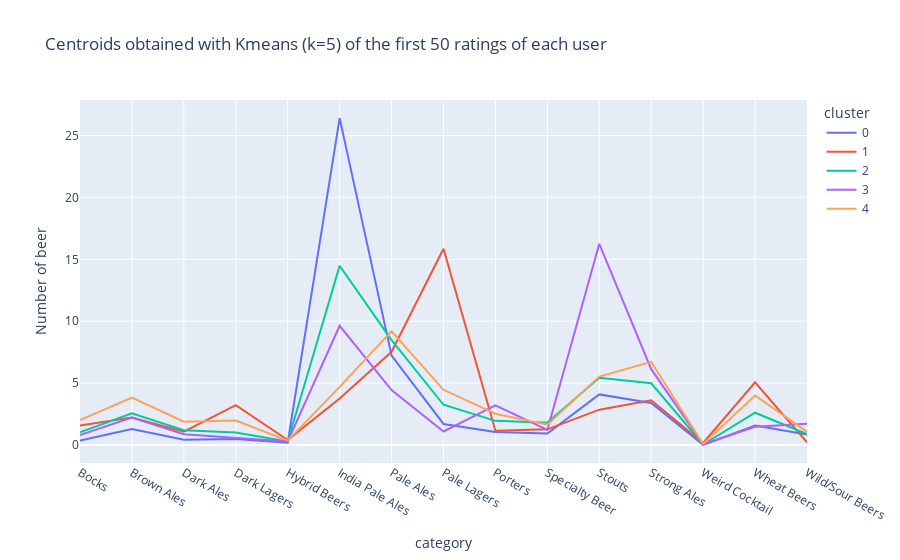

Here is the notebook cell this chart was saved with:
### Code cell
fig = px.line(df_cluster_beer_5, x="category", y="Number of beer", color="cluster", 
              title="Centroids obtained with Kmeans (k=5) of the first 50 ratings of each user")
fig.show()
#fig.write_html("centroid_first_5_justification.html")

### Figure 1 — Plotly figure (JSON) as saved in the notebook; plotly's stock layout.template omitted (floating-point values rounded to 4 significant figures)
{"data": [{"hovertemplate": "cluster=0<br>category=%{x}<br>Number of beer=%{y}<extra></extra>", "legendgroup": "0", "line": {"color": "#636efa", "dash": "solid"}, "marker": {"symbol": "circle"}, "mode": "lines", "name": "0", "orientation": "v", "showlegend": true, "type": "scatter", "x": ["Bocks", "Brown Ales", "Dark Ales", "Dark Lagers", "Hybrid Beers", "India Pale Ales", "Pale Ales", "Pale Lagers", "Porters", "Specialty Beer", "Stouts", "Strong Ales", "Weird Cocktail", "Wheat Beers", "Wild/Sour Beers"], "xaxis": "x", "y": [0.3723, 1.292, 0.4307, 0.4891, 0.1971, 26.4, 7.219, 1.701, 1.058, 0.927, 4.088, 3.394, 0.0146, 1.577, 0.8394], "yaxis": "y"}, {"hovertemplate": "cluster=1<br>category=%{x}<br>Number of beer=%{y}<extra></extra>", "legendgroup": "1", "line": {"color": "#EF553B", "dash": "solid"}, "marker": {"symbol": "circle"}, "mode": "lines", "name": "1", "orientation": "v", "showlegend": true, "type": "scatter", "x": ["Bocks", "Brown Ales", "Dark Ales", "Dark Lagers", "Hybrid Beers", "India Pale Ales", "Pale Ales", "Pale Lagers", "Porters", "Specialty Beer", "Stouts", "Strong Ales", "Weird Cocktail", "Wheat Beers", "Wild/Sour Beers"], "xaxis": "x", "y": [1.582, 2.214, 1.082, 3.214, 0.4082, 3.765, 7.531, 15.86, 1.153, 1.265, 2.857, 3.612, 0.1633, 5.071, 0.2245], "yaxis": "y"}, {"hovertemplate": "cluster=2<br>category=%{x}<br>Number of beer=%{y}<extra></extra>", "legendgroup": "2", "line": {"color": "#00cc96", "dash": "solid"}, "marker": {"symbol": "circle"}, "mode": "lines", "name": "2", "orientation": "v", "showlegend": true, "type": "scatter", "x": ["Bocks", "Brown Ales", "Dark Ales", "Dark Lagers", "Hybrid Beers", "India Pale Ales", "Pale Ales", "Pale Lagers", "Porters", "Specialty Beer", "Stouts", "Strong Ales", "Weird Cocktail", "Wheat Beers", "Wild/Sour Beers"], "xaxis": "x", "y": [1.034, 2.56, 1.191, 1.007, 0.2867, 14.48, 8.471, 3.253, 1.952, 1.809, 5.43, 4.986, 0.04096, 2.611, 0.8908], "yaxis": "y"}, {"hovertemplate": "cluster=3<br>category=%{x}<br>Number of beer=%{y}<extra></extra>", "legendgroup": "3", "line": {"color": "#ab63fa", "dash": "solid"}, "marker": {"symbol": "circle"}, "mode": "lines", "name": "3", "orientation": "v", "showlegend": true, "type": "scatter", "x": ["Bocks", "Brown Ales", "Dark Ales", "Dark Lagers", "Hybrid Beers", "India Pale Ales", "Pale Ales", "Pale Lagers", "Porters", "Specialty Beer", "Stouts", "Strong Ales", "Weird Cocktail", "Wheat Beers", "Wild/Sour Beers"], "xaxis": "x", "y": [0.8038, 2.228, 0.8734, 0.5886, 0.2848, 9.633, 4.443, 1.095, 3.209, 1.222, 16.25, 6.127, 0.06329, 1.468, 1.709], "yaxis": "y"}, {"hovertemplate": "cluster=4<br>category=%{x}<br>Number of beer=%{y}<extra></extra>", "legendgroup": "4", "line": {"color": "#FFA15A", "dash": "solid"}, "marker": {"symbol": "circle"}, "mode": "lines", "name": "4", "orientation": "v", "showlegend": true, "type": "scatter", "x": ["Bocks", "Brown Ales", "Dark Ales", "Dark Lagers", "Hybrid Beers", "India Pale Ales", "Pale Ales", "Pale Lagers", "Porters", "Specialty Beer", "Stouts", "Strong Ales", "Weird Cocktail", "Wheat Beers", "Wild/Sour Beers"], "xaxis": "x", "y": [2.021, 3.824, 1.887, 1.972, 0.3592, 4.701, 9.187, 4.461, 2.528, 1.648, 5.532, 6.718, 0.08803, 4.007, 1.067], "yaxis": "y"}], "layout": {"legend": {"title": {"text": "cluster"}, "tracegroupgap": 0}, "title": {"text": "Centroids obtained with Kmeans (k=5) of the first 50 ratings of each user"}, "xaxis": {"anchor": "y", "domain": [0, 1], "title": {"text": "category"}}, "yaxis": {"anchor": "x", "domain": [0, 1], "title": {"text": "Number of beer"}}}}
